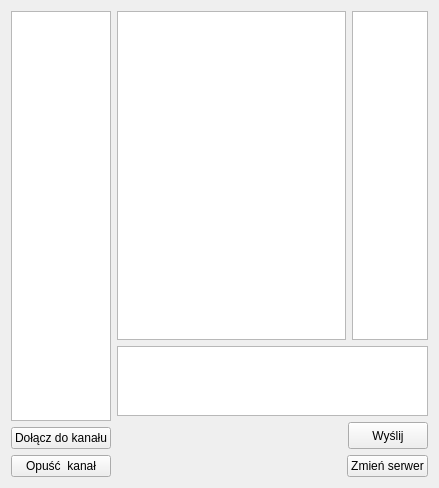
<?xml version="1.0" encoding="UTF-8"?>
<ui version="4.0">
 <class>MainWindow</class>
 <widget class="QMainWindow" name="MainWindow">
  <property name="geometry">
   <rect>
    <x>0</x>
    <y>0</y>
    <width>439</width>
    <height>488</height>
   </rect>
  </property>
  <property name="windowTitle">
   <string>IRC</string>
  </property>
  <widget class="QWidget" name="centralWidget">
   <layout class="QGridLayout" name="gridLayout">
    <item row="0" column="0">
     <layout class="QHBoxLayout" name="horizontalLayout_4" stretch="1,5">
      <item>
       <layout class="QVBoxLayout" name="verticalLayout_2">
        <item>
         <widget class="QListView" name="channelList">
          <property name="styleSheet">
           <string notr="true"/>
          </property>
         </widget>
        </item>
        <item>
         <widget class="QPushButton" name="pushButton">
          <property name="text">
           <string>Dołącz do kanału</string>
          </property>
         </widget>
        </item>
        <item>
         <widget class="QPushButton" name="pushButton_2">
          <property name="text">
           <string>Opuść  kanał</string>
          </property>
         </widget>
        </item>
       </layout>
      </item>
      <item>
       <layout class="QVBoxLayout" name="verticalLayout_3">
        <item>
         <layout class="QVBoxLayout" name="verticalLayout" stretch="6,1">
          <item>
           <layout class="QHBoxLayout" name="horizontalLayout" stretch="3,1">
            <item>
             <widget class="QTextEdit" name="chatBox">
              <property name="styleSheet">
               <string notr="true"/>
              </property>
              <property name="readOnly">
               <bool>true</bool>
              </property>
             </widget>
            </item>
            <item>
             <widget class="QListView" name="userList">
              <property name="styleSheet">
               <string notr="true"/>
              </property>
             </widget>
            </item>
           </layout>
          </item>
          <item>
           <widget class="QTextEdit" name="chatEditBox">
            <property name="styleSheet">
             <string notr="true"/>
            </property>
           </widget>
          </item>
         </layout>
        </item>
        <item>
         <layout class="QHBoxLayout" name="horizontalLayout_2">
          <item>
           <spacer name="horizontalSpacer">
            <property name="orientation">
             <enum>Qt::Horizontal</enum>
            </property>
            <property name="sizeHint" stdset="0">
             <size>
              <width>40</width>
              <height>20</height>
             </size>
            </property>
           </spacer>
          </item>
          <item>
           <spacer name="horizontalSpacer_2">
            <property name="orientation">
             <enum>Qt::Horizontal</enum>
            </property>
            <property name="sizeHint" stdset="0">
             <size>
              <width>40</width>
              <height>20</height>
             </size>
            </property>
           </spacer>
          </item>
          <item>
           <widget class="QPushButton" name="sendingButton">
            <property name="minimumSize">
             <size>
              <width>80</width>
              <height>27</height>
             </size>
            </property>
            <property name="baseSize">
             <size>
              <width>70</width>
              <height>27</height>
             </size>
            </property>
            <property name="toolTip">
             <string/>
            </property>
            <property name="styleSheet">
             <string notr="true"/>
            </property>
            <property name="text">
             <string>Wyślij</string>
            </property>
           </widget>
          </item>
         </layout>
        </item>
        <item>
         <layout class="QHBoxLayout" name="horizontalLayout_3">
          <item>
           <spacer name="horizontalSpacer_4">
            <property name="orientation">
             <enum>Qt::Horizontal</enum>
            </property>
            <property name="sizeHint" stdset="0">
             <size>
              <width>40</width>
              <height>20</height>
             </size>
            </property>
           </spacer>
          </item>
          <item>
           <spacer name="horizontalSpacer_3">
            <property name="orientation">
             <enum>Qt::Horizontal</enum>
            </property>
            <property name="sizeHint" stdset="0">
             <size>
              <width>40</width>
              <height>20</height>
             </size>
            </property>
           </spacer>
          </item>
          <item>
           <widget class="QPushButton" name="serverChangingButton">
            <property name="styleSheet">
             <string notr="true"/>
            </property>
            <property name="text">
             <string>Zmień serwer</string>
            </property>
           </widget>
          </item>
         </layout>
        </item>
       </layout>
      </item>
     </layout>
    </item>
   </layout>
   <zorder></zorder>
   <zorder>pushButton</zorder>
   <zorder>pushButton_2</zorder>
   <zorder>horizontalSpacer</zorder>
   <zorder>horizontalSpacer_3</zorder>
   <zorder>horizontalSpacer_4</zorder>
  </widget>
 </widget>
 <layoutdefault spacing="6" margin="11"/>
 <resources/>
 <connections/>
</ui>
